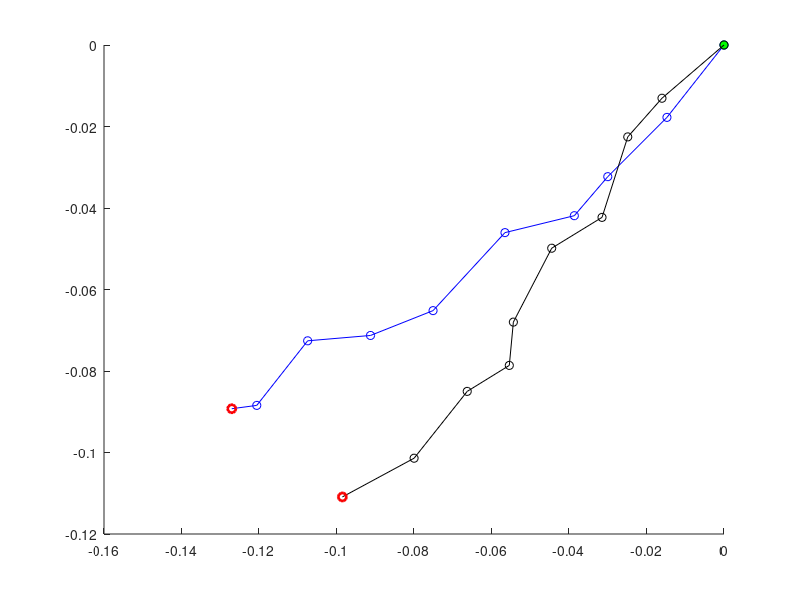

The MATLAB script that drew this image:
%% Simulate Random Walk for 2 Particle that Starts at Origin in 2D
clear all; clc; close all; % clean up

num_particle      = 2; 
START_TIME        = 0; %sec
STOP_TIME         = 10; %sec
movements_per_sec = 1;
numberOfSteps = (STOP_TIME-START_TIME)*movements_per_sec;

% vectors for random steps
rand_x_steps = 0.02*(rand((STOP_TIME-START_TIME)*movements_per_sec,num_particle)-1);
rand_y_steps = 0.02*(rand((STOP_TIME-START_TIME)*movements_per_sec,num_particle)-1);

xCoords = zeros((STOP_TIME-START_TIME)*movements_per_sec,num_particle); %particle start loc is assume 0,0
yCoords = zeros((STOP_TIME-START_TIME)*movements_per_sec,num_particle);


% loop through all steps
for step = 2 : numberOfSteps
    for idx = 1:num_particle
        % x-loc
        xCoords(step, idx) = xCoords(step-1, idx) + rand_x_steps(step,idx);%x1
        
        % y-loc
        yCoords(step, idx) = yCoords(step-1, idx) + rand_y_steps(step,idx);%y1
    end 
end


%% Plotting walk for two particles
colour = ['b','k'];

figure; hold on

for particle = 1:num_particle
    plot(xCoords(1,particle),xCoords(1,particle),'g*-','LineWidth',2); 
    plot(xCoords(:,particle),yCoords(:,particle),sprintf('%co-',colour(particle)));
    plot(xCoords(end,particle),yCoords(end,particle),'ro-','LineWidth',2);
    hold on; 
end
hold off

